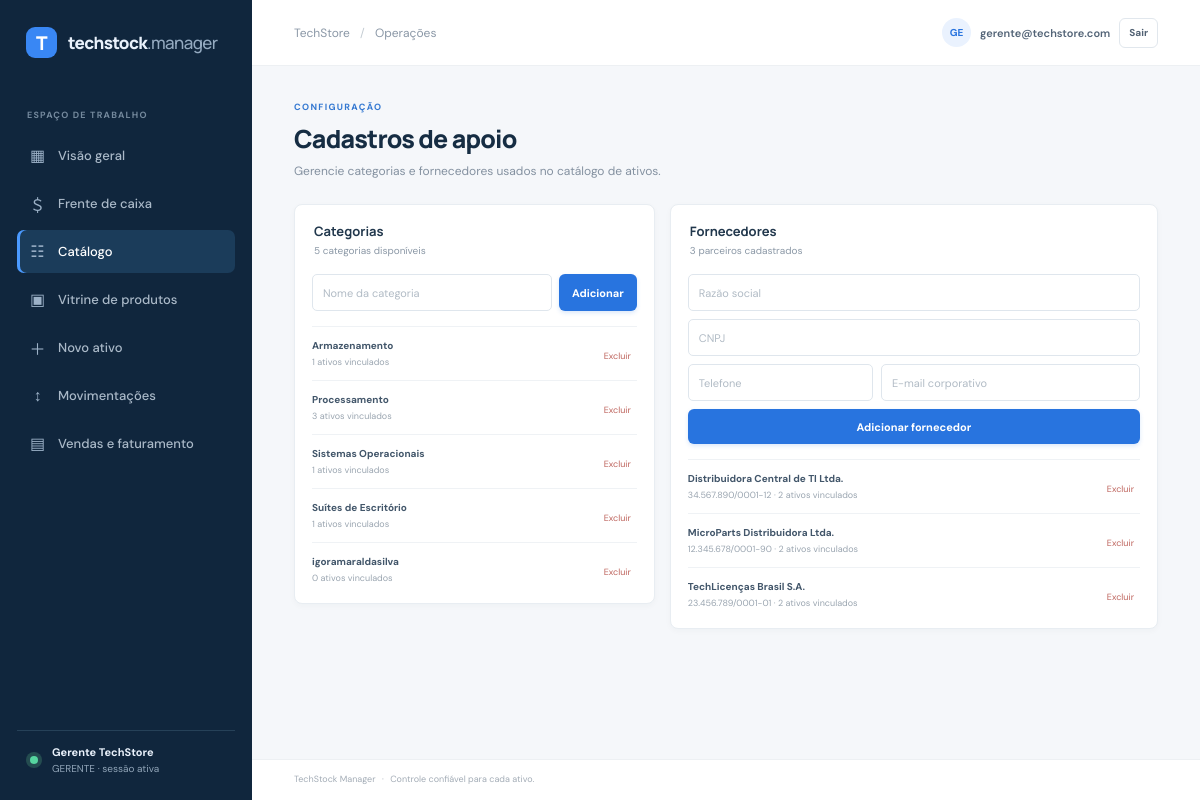
The app's page /catalogs (signed in) with its own data.
### tables this page shows
CREATE TABLE usuarios (
    id INTEGER PRIMARY KEY AUTOINCREMENT,
    nome_completo TEXT NOT NULL CHECK (length(trim(nome_completo)) > 0),
    email TEXT NOT NULL COLLATE NOCASE UNIQUE CHECK (length(trim(email)) > 0),
    senha_hash TEXT NOT NULL,
    perfil_acesso TEXT NOT NULL CHECK (perfil_acesso IN ('OPERADOR', 'GERENTE')),
    status TEXT NOT NULL DEFAULT 'ATIVO' CHECK (status IN ('ATIVO', 'INATIVO'))
);

CREATE TABLE categories (
    id INTEGER PRIMARY KEY AUTOINCREMENT,
    name TEXT NOT NULL UNIQUE CHECK (length(trim(name)) > 0)
);

CREATE TABLE suppliers (
    id INTEGER PRIMARY KEY AUTOINCREMENT,
    company_name TEXT NOT NULL CHECK (length(trim(company_name)) > 0),
    cnpj TEXT NOT NULL UNIQUE CHECK (length(trim(cnpj)) > 0),
    phone TEXT NOT NULL,
    email TEXT NOT NULL
);

### app.py (the view, shortened to what this page needs)
    @app.route("/catalogs", methods=["GET", "POST"])
    @login_required
    def catalogs():
        db = get_db()
        categories = db.execute(
            """
            SELECT c.id, c.name, COUNT(p.id) AS product_count
            FROM categories AS c
            LEFT JOIN products AS p ON p.category_id = c.id
            GROUP BY c.id ORDER BY c.name
            """
        ).fetchall()
        suppliers = db.execute(
            """
            SELECT s.id, s.company_name, s.cnpj, s.phone, s.email,
                   COUNT(p.id) AS product_count
            FROM suppliers AS s
            LEFT JOIN products AS p ON p.supplier_id = s.id
            GROUP BY s.id ORDER BY s.company_name
            """
        ).fetchall()
        return render_template("catalogs.html", categories=categories, suppliers=suppliers)

### templates/catalogs.html (shortened to what this page needs)
{% extends "base.html" %}
{% block content %}
<section class="page-heading">
  <div class="eyebrow">CONFIGURAÇÃO</div>
  <h1>Cadastros de apoio</h1>
  <p>Gerencie categorias e fornecedores usados no catálogo de ativos.</p>
</section>
<div class="catalog-grid">
  <section class="panel catalog-panel">
    <div class="panel-heading"><div><h2>Categorias</h2><p>{{ categories|length }} categorias disponíveis</p></div></div>
    {% if current_user.perfil_acesso == 'GERENTE' %}<form class="inline-create" method="post"><input type="hidden" name="catalog_type" value="category"><input name="name" placeholder="Nome da categoria" required><button class="button button-primary" type="submit">Adicionar</button></form>{% endif %}
    <div class="catalog-list">{% for category in categories %}<div class="catalog-item"><div><strong>{{ category.name }}</strong><small>{{ category.product_count }} ativos vinculados</small></div>{% if current_user.perfil_acesso == 'GERENTE' %}<form method="post" action="{{ url_for('delete_catalog_entry', catalog_type='category', catalog_id=category.id) }}"><button class="delete-button" title="Excluir categoria" aria-label="Excluir categoria {{ category.name }}">Excluir</button></form>{% endif %}</div>{% else %}<div class="empty-activity">Nenhuma categoria cadastrada.</div>{% endfor %}</div>
  </section>
  <section class="panel catalog-panel">
    <div class="panel-heading"><div><h2>Fornecedores</h2><p>{{ suppliers|length }} parceiros cadastrados</p></div></div>
    {% if current_user.perfil_acesso == 'GERENTE' %}<form class="supplier-create" method="post"><input type="hidden" name="catalog_type" value="supplier"><input name="company_name" placeholder="Razão social" required><input name="cnpj" placeholder="CNPJ" required><div class="supplier-fields"><input name="phone" placeholder="Telefone" required><input name="email" type="email" placeholder="E-mail corporativo" required></div><button class="button button-primary" type="submit">Adicionar fornecedor</button></form>{% endif %}
    <div class="catalog-list">{% for supplier in suppliers %}<div class="catalog-item"><div><strong>{{ supplier.company_name }}</strong><small>{{ supplier.cnpj }} · {{ supplier.product_count }} ativos vinculados</small></div>{% if current_user.perfil_acesso == 'GERENTE' %}<form method="post" action="{{ url_for('delete_catalog_entry', catalog_type='supplier', catalog_id=supplier.id) }}"><button class="delete-button" title="Excluir fornecedor" aria-label="Excluir fornecedor {{ supplier.company_name }}">Excluir</button></form>{% endif %}</div>{% else %}<div class="empty-activity">Nenhum fornecedor cadastrado.</div>{% endfor %}</div>
  </section>
</div>
{% endblock %}

### templates/base.html (shortened to what this page needs)
<!doctype html>
<html lang="pt-BR">
<head>
  <link rel="stylesheet" href="{{ url_for('static', filename='style.css') }}">
</head>
<body>
  {% if current_user %}
  <aside class="sidebar">
    <a class="brand" href="{{ url_for('dashboard') }}">
      <span class="brand-mark">T</span>
      <span>techstock<span class="brand-light">.manager</span></span>
    </a>
    <div class="nav-label">ESPAÇO DE TRABALHO</div>
    <nav class="navigation">
      <a class="nav-link {% if request.endpoint == 'dashboard' %}active{% endif %}" href="{{ url_for('dashboard') }}">
        <span class="nav-icon">▦</span> Visão geral
      </a>
      <a class="nav-link {% if request.endpoint in ['new_sale', 'create_sale'] %}active{% endif %}" href="{{ url_for('new_sale') }}">
        <span class="nav-icon">＄</span> Frente de caixa
      </a>
      <a class="nav-link {% if request.endpoint == 'catalogs' %}active{% endif %}" href="{{ url_for('catalogs') }}">
        <span class="nav-icon">☷</span> Catálogo
      </a>
      <a class="nav-link {% if request.endpoint == 'showroom' %}active{% endif %}" href="{{ url_for('showroom') }}">
        <span class="nav-icon">▣</span> Vitrine de produtos
      </a>
      {% if current_user.perfil_acesso == 'GERENTE' %}
        <a class="nav-link {% if request.endpoint == 'new_product' %}active{% endif %}" href="{{ url_for('new_product') }}"><span class="nav-icon">＋</span> Novo ativo</a>
        <a class="nav-link {% if request.endpoint == 'new_movement' %}active{% endif %}" href="{{ url_for('new_movement') }}"><span class="nav-icon">↕</span> Movimentações</a>
        <a class="nav-link {% if request.endpoint in ['sales_report', 'sale_detail'] %}active{% endif %}" href="{{ url_for('sales_report') }}"><span class="nav-icon">▤</span> Vendas e faturamento</a>
      {% endif %}
    </nav>
    <div class="sidebar-bottom">
      <div class="status-dot"></div>
      <div><strong>{{ current_user.nome_completo }}</strong><span>{{ current_user.perfil_acesso }} · sessão ativa</span></div>
    </div>
  </aside>
  {% endif %}
  <main class="main-content">
    <header class="topbar">
      <div class="breadcrumb">TechStore <span>/</span>{% if current_user %} Operações{% else %} Produtos e soluções{% endif %}</div>
      {% if current_user %}
      <div class="operator"><span class="operator-avatar">{{ current_user.nome_completo[:2]|upper }}</span><span>{{ current_user.email }}</span><form method="post" action="{{ url_for('logout') }}"><button class="button button-secondary logout-button" type="submit">Sair</button></form></div>
      {% else %}
      <a class="button button-secondary logout-button" href="{{ url_for('login') }}">Acesso da equipe</a>
      {% endif %}
    </header>
    <div class="page-content">
      {% block content %}{% endblock %}
    </div>
    <footer>TechStock Manager <span>·</span> Controle confiável para cada ativo.</footer>
  </main>
</body>
</html>

### records on screen
usuarios: nome_completo "Gerente TechStore", perfil_acesso "GERENTE", nome_completo "GE", email "gerente@techstore.com"
categories: name "Armazenamento", product_count "1"
categories: name "Processamento", product_count "3"
categories: name "Sistemas Operacionais", product_count "1"
categories: name "Suítes de Escritório", product_count "1"
categories: name "igoramaraldasilva", product_count "0"
suppliers: company_name "Distribuidora Central de TI Ltda.", cnpj "34.567.890/0001-12", product_count "2"
suppliers: company_name "MicroParts Distribuidora Ltda.", cnpj "12.345.678/0001-90", product_count "2"
suppliers: company_name "TechLicenças Brasil S.A.", cnpj "23.456.789/0001-01", product_count "2"

### other values on screen
{{ categories|length }} "5"
{{ suppliers|length }} "3"
